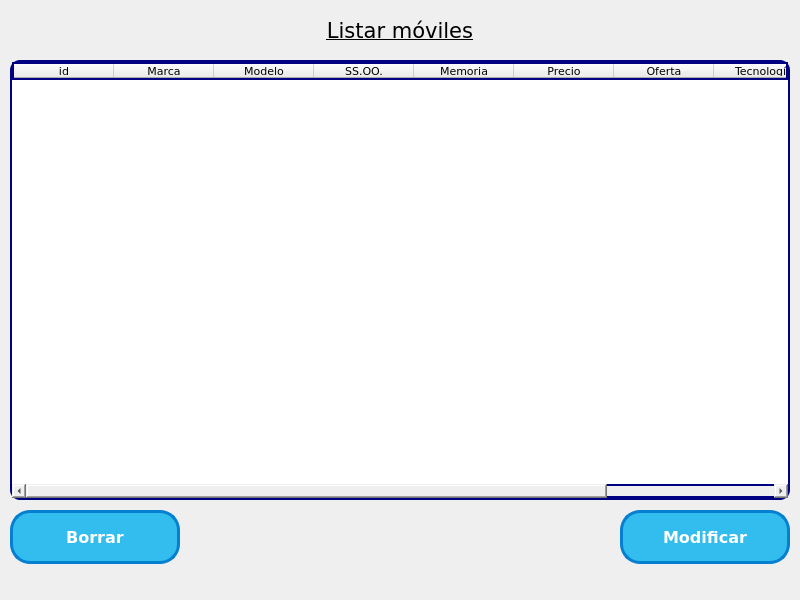
<?xml version="1.0" encoding="UTF-8"?>
<ui version="4.0">
 <class>window_list_with_tablewidget</class>
 <widget class="QMainWindow" name="window_list_with_tablewidget">
  <property name="geometry">
   <rect>
    <x>0</x>
    <y>0</y>
    <width>800</width>
    <height>600</height>
   </rect>
  </property>
  <property name="minimumSize">
   <size>
    <width>800</width>
    <height>600</height>
   </size>
  </property>
  <property name="maximumSize">
   <size>
    <width>800</width>
    <height>600</height>
   </size>
  </property>
  <property name="font">
   <font>
    <family>Verdana</family>
    <pointsize>10</pointsize>
   </font>
  </property>
  <property name="windowTitle">
   <string>Móviles</string>
  </property>
  <property name="windowIcon">
   <iconset>
    <normaloff>images/icons/icon_mobile_phone.png</normaloff>images/icons/icon_mobile_phone.png</iconset>
  </property>
  <property name="iconSize">
   <size>
    <width>32</width>
    <height>32</height>
   </size>
  </property>
  <widget class="QWidget" name="centralwidget">
   <widget class="QLabel" name="lbl_title">
    <property name="geometry">
     <rect>
      <x>200</x>
      <y>10</y>
      <width>400</width>
      <height>40</height>
     </rect>
    </property>
    <property name="sizePolicy">
     <sizepolicy hsizetype="Expanding" vsizetype="Fixed">
      <horstretch>0</horstretch>
      <verstretch>0</verstretch>
     </sizepolicy>
    </property>
    <property name="font">
     <font>
      <family>Verdana</family>
      <pointsize>16</pointsize>
      <underline>true</underline>
     </font>
    </property>
    <property name="text">
     <string>Listar móviles</string>
    </property>
    <property name="alignment">
     <set>Qt::AlignCenter</set>
    </property>
   </widget>
   <widget class="QTableWidget" name="tbl_list">
    <property name="geometry">
     <rect>
      <x>10</x>
      <y>60</y>
      <width>780</width>
      <height>440</height>
     </rect>
    </property>
    <property name="font">
     <font>
      <family>Verdana</family>
      <pointsize>10</pointsize>
     </font>
    </property>
    <property name="styleSheet">
     <string notr="true">border-radius: 10px; border: 2px solid navy;</string>
    </property>
    <property name="selectionMode">
     <enum>QAbstractItemView::SingleSelection</enum>
    </property>
    <property name="selectionBehavior">
     <enum>QAbstractItemView::SelectRows</enum>
    </property>
    <attribute name="horizontalHeaderHighlightSections">
     <bool>false</bool>
    </attribute>
    <attribute name="verticalHeaderVisible">
     <bool>false</bool>
    </attribute>
    <column>
     <property name="text">
      <string>id</string>
     </property>
     <property name="font">
      <font>
       <family>Verdana</family>
       <pointsize>8</pointsize>
      </font>
     </property>
    </column>
    <column>
     <property name="text">
      <string>Marca</string>
     </property>
     <property name="font">
      <font>
       <family>Verdana</family>
       <pointsize>8</pointsize>
      </font>
     </property>
    </column>
    <column>
     <property name="text">
      <string>Modelo</string>
     </property>
     <property name="font">
      <font>
       <family>Verdana</family>
       <pointsize>8</pointsize>
      </font>
     </property>
    </column>
    <column>
     <property name="text">
      <string>SS.OO.</string>
     </property>
     <property name="font">
      <font>
       <family>Verdana</family>
       <pointsize>8</pointsize>
      </font>
     </property>
    </column>
    <column>
     <property name="text">
      <string>Memoria</string>
     </property>
     <property name="font">
      <font>
       <family>Verdana</family>
       <pointsize>8</pointsize>
      </font>
     </property>
    </column>
    <column>
     <property name="text">
      <string>Precio</string>
     </property>
     <property name="font">
      <font>
       <family>Verdana</family>
       <pointsize>8</pointsize>
      </font>
     </property>
    </column>
    <column>
     <property name="text">
      <string>Oferta</string>
     </property>
     <property name="font">
      <font>
       <family>Verdana</family>
       <pointsize>8</pointsize>
      </font>
     </property>
    </column>
    <column>
     <property name="text">
      <string>Tecnología</string>
     </property>
     <property name="font">
      <font>
       <family>Verdana</family>
       <pointsize>8</pointsize>
      </font>
     </property>
    </column>
    <column>
     <property name="text">
      <string>Foto</string>
     </property>
     <property name="font">
      <font>
       <family>Verdana</family>
       <pointsize>8</pointsize>
      </font>
     </property>
    </column>
   </widget>
   <widget class="QPushButton" name="btn_delete">
    <property name="geometry">
     <rect>
      <x>10</x>
      <y>510</y>
      <width>170</width>
      <height>54</height>
     </rect>
    </property>
    <property name="font">
     <font>
      <family>Verdana</family>
      <pointsize>-1</pointsize>
      <weight>75</weight>
      <bold>true</bold>
     </font>
    </property>
    <property name="styleSheet">
     <string notr="true">	background-color:#33bdef;
	border-radius:20px;
	border:3px solid #057fd0;
	color:#ffffff;
	font-family:Verdana;
	font-size:16px;
	font-weight:bold;
</string>
    </property>
    <property name="text">
     <string>Borrar</string>
    </property>
    <property name="icon">
     <iconset>
      <normaloff>images/icons/icon_delete.png</normaloff>images/icons/icon_delete.png</iconset>
    </property>
    <property name="iconSize">
     <size>
      <width>32</width>
      <height>32</height>
     </size>
    </property>
   </widget>
   <widget class="QPushButton" name="btn_update">
    <property name="geometry">
     <rect>
      <x>620</x>
      <y>510</y>
      <width>170</width>
      <height>54</height>
     </rect>
    </property>
    <property name="font">
     <font>
      <family>Verdana</family>
      <pointsize>-1</pointsize>
      <weight>75</weight>
      <bold>true</bold>
     </font>
    </property>
    <property name="styleSheet">
     <string notr="true">	background-color:#33bdef;
	border-radius:20px;
	border:3px solid #057fd0;
	color:#ffffff;
	font-family:Verdana;
	font-size:16px;
	font-weight:bold;
</string>
    </property>
    <property name="text">
     <string>Modificar</string>
    </property>
    <property name="icon">
     <iconset>
      <normaloff>images/icons/icon_edit.png</normaloff>images/icons/icon_edit.png</iconset>
    </property>
    <property name="iconSize">
     <size>
      <width>32</width>
      <height>32</height>
     </size>
    </property>
   </widget>
  </widget>
 </widget>
 <resources/>
 <connections/>
</ui>
